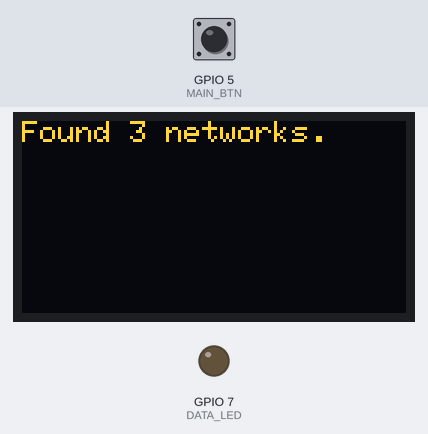
This sketch was run on a simulated ESP32-S3. Shown: 128×64 one-colour display, output pins drawn as LEDs (lit = HIGH). Dashed ring = blinking. The test bench sets the inputs (shaded band); at power-on: GPIO 5 (MAIN_BTN) LOW. The OLED is the two-colour kind (top 16 rows yellow); a WiFi scan finds three made-up networks; what the sketch prints to the serial monitor is not drawn.

Above: at 3.3 s.
3.4 s: GPIO 5 (MAIN_BTN) pulled HIGH for 0.15 s
At 4.4 s:
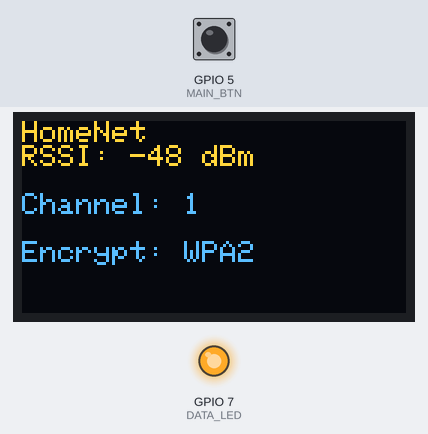
5.0 s: GPIO 5 (MAIN_BTN) pulled HIGH for 1 s
At 5.6 s:
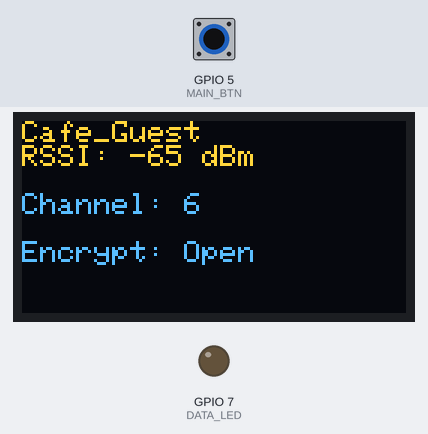
7.5 s: GPIO 5 (MAIN_BTN) pulled HIGH for 0.15 s
At 8.7 s:
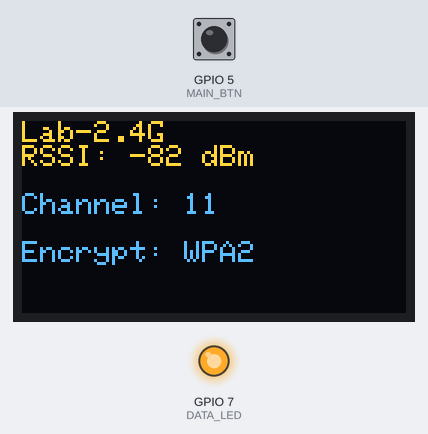
9.1 s: GPIO 5 (MAIN_BTN) pulled HIGH for 3.2 s
At 9.9 s:
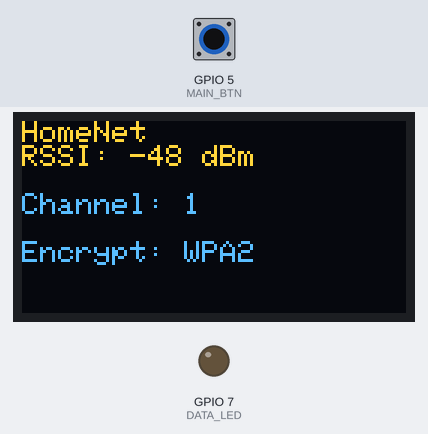
13.8 s: GPIO 5 (MAIN_BTN) pulsed HIGH 5 times (0.12 s each, 0.3 s apart)
At 13.98 s:
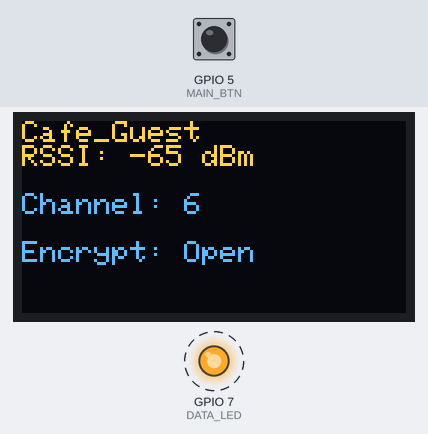
Timing chart, 0 to 16.8 s (numbered marks = the images above; inputs shaded):
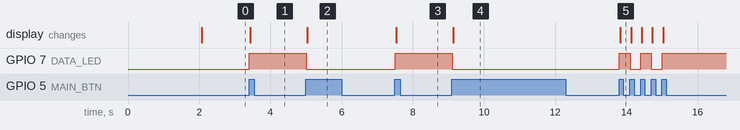

The sketch:

getAvailWifi.ino
```cpp
#include "WiFi.h"
#include <string>
#include <Adafruit_GFX.h>
#include <Adafruit_SSD1306.h>

typedef void (*ButtonPressHandler) (void);
const int MAIN_BTN = 5;
bool changeMainBtnCurrent = false;
bool mainBtnPrev = LOW;
bool mainBtnCurrent = LOW;
const int DATA_LED = 7;
bool flashIsOn = false;
int wifiIdx = 0;
int availWifiCount = 0;
bool shouldUpdateDisplay = false;

struct wifiInfo{
  std::string ssid;
  int32_t rssi;
  int32_t channel;
  const char* encType;
};

wifiInfo* allWifi;

#define SCREEN_WIDTH 128 // OLED display width, in pixels
#define SCREEN_HEIGHT 64 // OLED display height, in pixels
#define OLED_RESET     -1 // Reset pin # (or -1 if sharing Arduino reset pin)

#define SCREEN_ADDRESS 0x3C ///< See datasheet for Address; 0x3D for 128x64, 0x3C for 128x32
Adafruit_SSD1306 display(SCREEN_WIDTH, SCREEN_HEIGHT, &Wire, OLED_RESET);
std::string currentOutput = "Started...";
std::string encType;
std::string channel;
std::string rssi;

void setup() {
  Serial.begin(115200);

  // SSD1306_SWITCHCAPVCC = generate display voltage from 3.3V internally
  if(!display.begin(SSD1306_SWITCHCAPVCC, 0x3C)) {
    Serial.println(F("SSD1306 allocation failed"));
  }
  pinMode(MAIN_BTN, INPUT_PULLDOWN);
  pinMode(DATA_LED, OUTPUT);
  WiFi.mode(WIFI_STA);
  WiFi.disconnect(); // Ensure clean scan
  scanWifi();
  delay(100);


}

void loop() {

  checkButton(MAIN_BTN,mainBtnPrev,mainBtnCurrent,checkChangeMainButton);
}

void updateDisplay(){
    display.clearDisplay();
  display.setTextSize(1);
  display.setTextColor(SSD1306_WHITE);
  display.setCursor(0, 0);
  display.println(currentOutput.c_str());
  display.println(rssi.c_str());
  display.println(channel.c_str());
  display.println(encType.c_str());

  display.display();
  Serial.println("Update display is complete.");
}

void scanWifi(){
  Serial.println("Starting WiFi scan...");
  availWifiCount = WiFi.scanNetworks();
  allWifi = new wifiInfo[availWifiCount];
  Serial.println("Scan complete.");
  if (availWifiCount == 0) {
    Serial.println("No networks found.");
  } else {
    Serial.printf("%d networks found:\n", availWifiCount);
    for (int i = 0; i < availWifiCount; ++i) {
      Serial.printf("SSID: %s\n", WiFi.SSID(i).c_str());
      allWifi[i].ssid = WiFi.SSID(i).c_str();
      Serial.printf("  RSSI: %d dBm\n", WiFi.RSSI(i));
      allWifi[i].rssi = WiFi.RSSI(i);
      Serial.printf("  Channel: %d\n", WiFi.channel(i));
      allWifi[i].channel = WiFi.channel(i);
      Serial.printf("  Encryption: %s\n\n", getEncryptionType(WiFi.encryptionType(i)));
      allWifi[i].encType = getEncryptionType(WiFi.encryptionType(i));
      Serial.printf("#####  Encryption: %s\n\n", allWifi[i].encType);
    }
  }
  char buffer[50];
  sprintf(buffer,"Found %d networks.\n", availWifiCount);
  currentOutput = std::string(buffer);
  updateDisplay();
}

const char* getEncryptionType(wifi_auth_mode_t type) {
  switch (type) {
    case WIFI_AUTH_OPEN: return "Open";
    case WIFI_AUTH_WEP: return "WEP";
    case WIFI_AUTH_WPA_PSK: return "WPA";
    case WIFI_AUTH_WPA2_PSK: return "WPA2";
    case WIFI_AUTH_WPA_WPA2_PSK: return "WPA/WPA2";
    case WIFI_AUTH_WPA2_ENTERPRISE: return "WPA2-Enterprise";
    case WIFI_AUTH_WPA3_PSK: return "WPA3";
    default: return "Unknown";
  }
}
int wifiInfoCount = 0;
void checkChangeMainButton(void){
  if (mainBtnPrev == LOW && mainBtnCurrent == HIGH){
    flashIsOn = !flashIsOn;
    // button was pressed so updateDisplay should be called
    shouldUpdateDisplay = true;
  }
  currentOutput = allWifi[wifiIdx].ssid;
  char buffer[50];
  sprintf(buffer, "RSSI: %d dBm\n", allWifi[wifiIdx].rssi);
  rssi = std::string(buffer);
  sprintf(buffer, "Channel: %d\n", allWifi[wifiIdx].channel);
  channel = std::string(buffer);
  sprintf(buffer, "Encrypt: %s\n\n", allWifi[wifiIdx].encType);
  encType = std::string(buffer);

  wifiIdx++;

  if (wifiIdx > availWifiCount-1){wifiIdx = 0;}
  mainBtnPrev = mainBtnCurrent;
  if (flashIsOn){
    analogWrite(DATA_LED, 255);
    Serial.printf("availWifiCount: %d\n", availWifiCount);
  }
  else{
    analogWrite(DATA_LED, 0);
  }
  if (shouldUpdateDisplay){
    updateDisplay();
    shouldUpdateDisplay = false;
  }
}

void checkButton(const int BUTTON,  bool &last, bool &current, ButtonPressHandler handler ){

  current = debounce(last, BUTTON);              // Read debounced state

  if (last == LOW && current == HIGH)    // If it was pressed…
  {
    // This runs the code that we want to happen
    // when the user presses the button.  The function ptr
    // allows us to do different types of work
     handler();
  }
  last = current;                        // Reset button value
}

boolean debounce(boolean last, int button)
{
 boolean current = digitalRead(button);    // Read the button state
 if (last != current)                      // If it's different…
 {
  delay(5);                                // Wait 5ms -- thought delay mattered but it didn't (see INPUT_PULLDOWN note)
  current = digitalRead(button);           // Read it again
 }
 return current;                           // Return the current value
}
```

Measured:
- after the input at 3.4 s, GPIO 7 (DATA_LED): LOW → HIGH at once; the display: changes at once (image 1)
- after the input at 5.0 s, GPIO 7 (DATA_LED): HIGH → LOW at once; the display: changes at once (image 2)
- after the input at 7.5 s, GPIO 7 (DATA_LED): LOW → HIGH at once; the display: changes at once (image 3)
- after the input at 9.1 s, GPIO 7 (DATA_LED): HIGH → LOW at once; the display: changes at once (image 4)
- after the input at 13.8 s, GPIO 7 (DATA_LED): alternates HIGH for 0.30 s and LOW for 0.30 s, 5 changes in all, then stays HIGH, starting at once; the display: changes at once (image 5)
